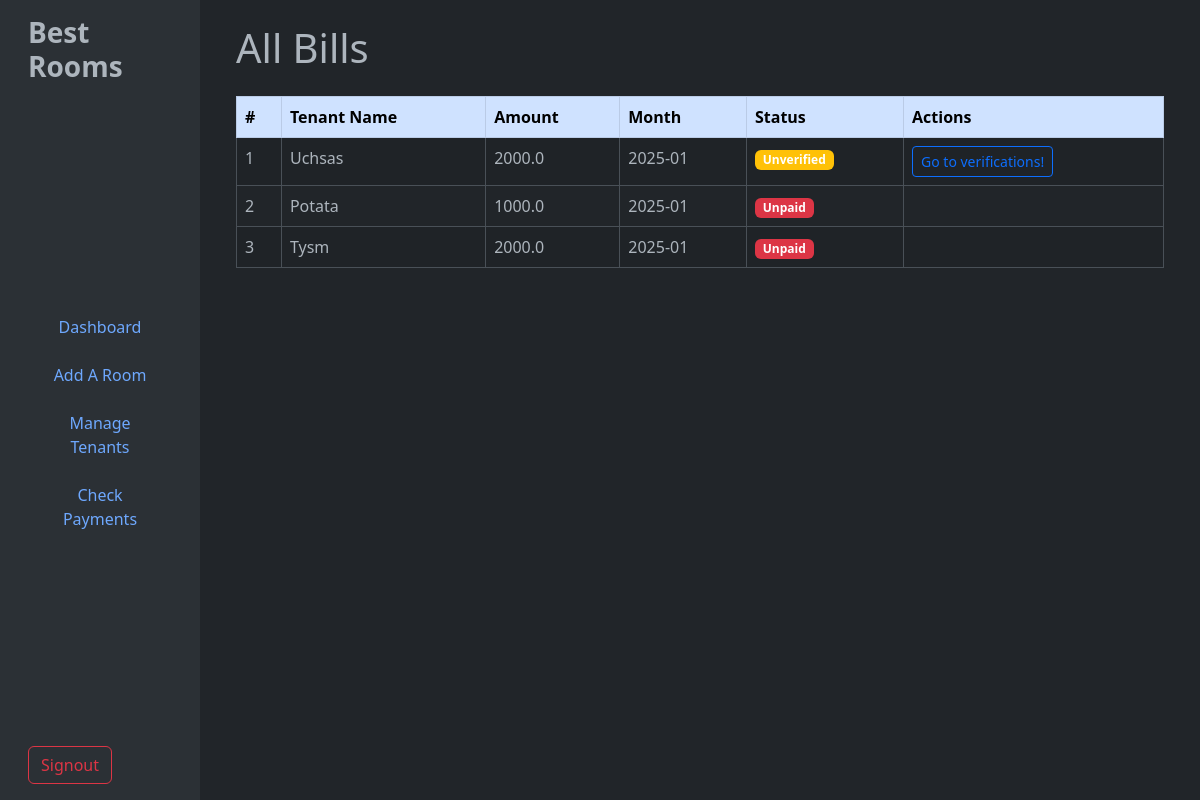
Screenshot of /seebills/internet with the database file from the repository.
### tables this page shows
CREATE TABLE "Payments" (
	"paymentID"	INTEGER,
	"tenantID"	INTEGER NOT NULL,
	"payment"	INT,
	"status"	TEXT NOT NULL,
	"transactionID"	TEXT NOT NULL, `month` TEXT, `amount` TEXT, `type` TEXT,
	PRIMARY KEY("paymentID" AUTOINCREMENT),
	FOREIGN KEY("payment") REFERENCES "Bills"("billID"),
	FOREIGN KEY("tenantID") REFERENCES "Tenants"("tenantID")
);

CREATE TABLE "Tenants" (
	"tenantID"	INTEGER,
	"userID"	INTEGER NOT NULL,
	"name"	TEXT,
	"roomID"	INTEGER,
	"phone"	TEXT,
	PRIMARY KEY("tenantID" AUTOINCREMENT),
	FOREIGN KEY("roomID") REFERENCES "Rooms"("roomID"),
	FOREIGN KEY("userID") REFERENCES "Users"("userID")
);

### app.py (the view)
@app.route('/seebills/<string:billtype>')
def seebills(billtype):
    data = getUnpaidBills(billtype)
    return render_template('seeUnpaidBills.html', bills=data, getTenantName=getTenantName)

### database/admin.py (called while the page is built)
def dbConnect():
    return sqlite3.connect('database/main.db')

def pullFromDB(query):
    connection = dbConnect()
    cursor = connection.cursor()
    cursor.execute(query)
    result = cursor.fetchall()
    connection.close()
    return result

def getUnpaidBills(type):
    result = pullFromDB(f"SELECT * FROM Payments WHERE (status='unpaid' OR status='unverified') AND type='{type}'")
    return result

### database/user.py (called while the page is built)
def getTenantName(tenantID):
    result = pullFromDB(f"SELECT name FROM Tenants WHERE tenantID='{tenantID}'")[0][0]
    return result

### templates/seeUnpaidBills.html (shortened to what this page needs)
{%extends "adminbase.html"%}
{%block content%}
<main class="col-md-9 ms-sm-auto col-lg-10 px-md-4 bg-dark">
<div class="container py-4">
  <h1 class="mb-4">All Bills</h1>
  <div class="table-responsive">
    <table class="table table-striped table-bordered">
      <thead class="table-primary">
        <tr>
          <th>#</th>
          <th>Tenant Name</th>
          <th>Amount</th>
          <th>Month</th>
          <th>Status</th>
          <th>Actions</th>
        </tr>
      </thead>
      <tbody>
        {% for bill in bills %}
        <tr>
          <td>{{ loop.index }}</td>
          <td>{{ getTenantName(bill[1]) }}</td>
          <td>{{ bill[6] }}</td>
          <td>{{ bill[5] }}</td>
          <td>
            {% if bill[3] == 'unpaid' %}
            <span class="badge bg-danger">Unpaid</span>
            {% elif bill[3] == 'unverified' %}
            <span class="badge bg-warning">Unverified</span>
            {% endif %}
          </td>
          <td>
            {% if bill[3] == 'unverified' %}
            <div class="d-flex gap-2">
              <a href="/unverifiedbills" class="btn btn-sm btn-outline-primary">Go to verifications!</a>
            </div>
            {% endif %}
          </td>
        </tr>
        {% else %}
        <tr>
          <td colspan="6" class="text-center">No bills found.</td>
        </tr>
        {% endfor %}
      </tbody>
    </table>
  </div>
</div>
</main>
{% endblock %}

### rows the page displays
Payments: tenantID.name "Uchsas", amount "2000.0", month "2025-01", status "Unverified"
Payments: tenantID.name "Potata", amount "1000.0", month "2025-01", status "Unpaid"
Payments: tenantID.name "Tysm", amount "2000.0", month "2025-01", status "Unpaid"
